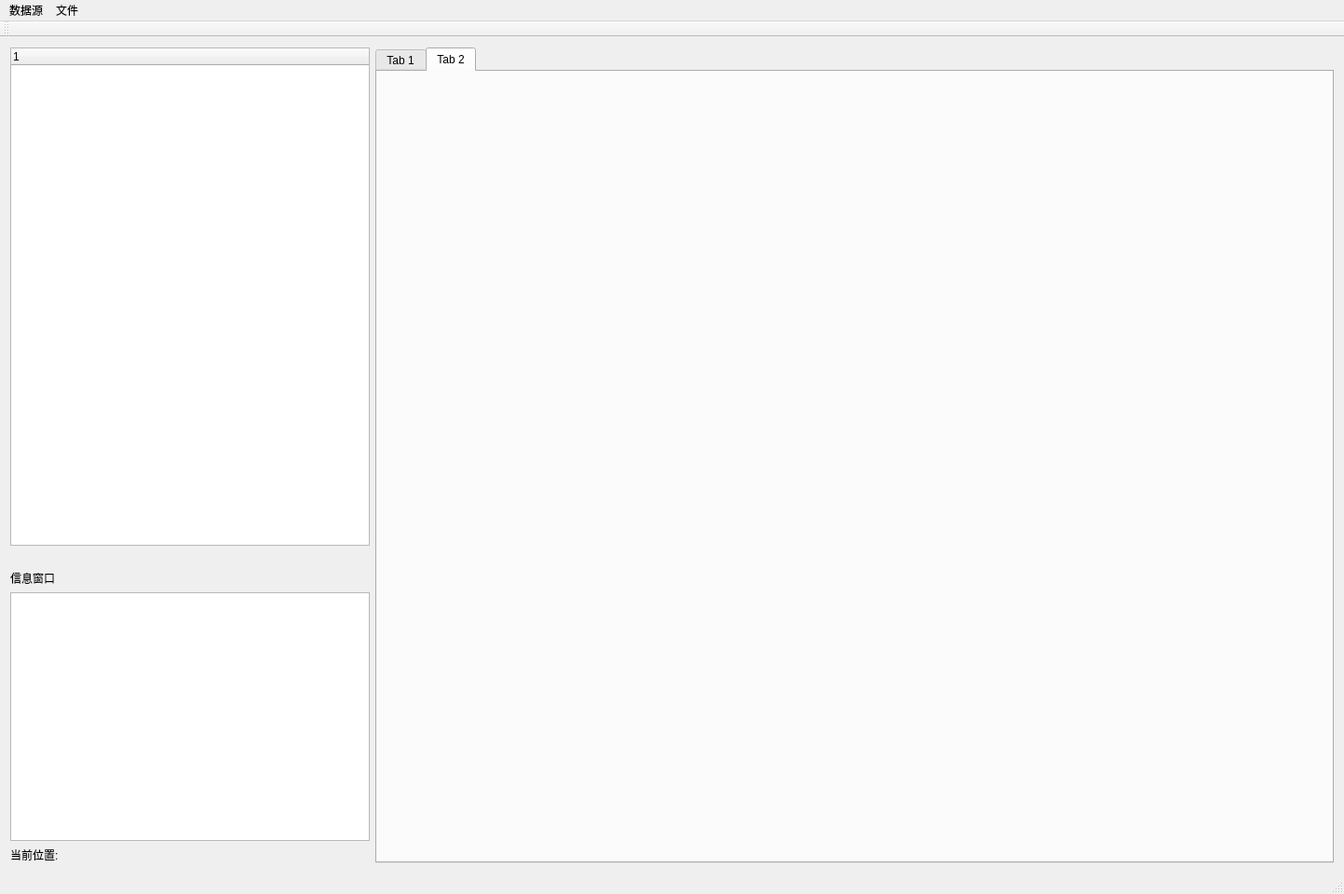
<?xml version="1.0" encoding="UTF-8"?>
<ui version="4.0">
 <class>GeoJsonPareseClass</class>
 <widget class="QMainWindow" name="GeoJsonPareseClass">
  <property name="geometry">
   <rect>
    <x>0</x>
    <y>0</y>
    <width>1443</width>
    <height>960</height>
   </rect>
  </property>
  <property name="windowTitle">
   <string>GeoJsonParese</string>
  </property>
  <widget class="QWidget" name="centralWidget">
   <layout class="QHBoxLayout" name="horizontalLayout" stretch="3,8">
    <item>
     <layout class="QVBoxLayout" name="verticalLayout_3" stretch="8,0,0,4,0">
      <item>
       <widget class="QTreeWidget" name="treeWidget">
        <property name="contextMenuPolicy">
         <enum>Qt::CustomContextMenu</enum>
        </property>
        <column>
         <property name="text">
          <string notr="true">1</string>
         </property>
        </column>
       </widget>
      </item>
      <item>
       <widget class="QLabel" name="label_2">
        <property name="text">
         <string/>
        </property>
       </widget>
      </item>
      <item>
       <widget class="QLabel" name="label">
        <property name="text">
         <string>信息窗口</string>
        </property>
       </widget>
      </item>
      <item>
       <widget class="QTextBrowser" name="textBrowser"/>
      </item>
      <item>
       <widget class="QLabel" name="label_3">
        <property name="text">
         <string>当前位置:</string>
        </property>
       </widget>
      </item>
     </layout>
    </item>
    <item>
     <widget class="QTabWidget" name="tabWidget">
      <property name="currentIndex">
       <number>1</number>
      </property>
      <widget class="QWidget" name="tab">
       <attribute name="title">
        <string>Tab 1</string>
       </attribute>
      </widget>
      <widget class="QWidget" name="tab_2">
       <attribute name="title">
        <string>Tab 2</string>
       </attribute>
      </widget>
     </widget>
    </item>
   </layout>
  </widget>
  <widget class="QMenuBar" name="menuBar">
   <property name="geometry">
    <rect>
     <x>0</x>
     <y>0</y>
     <width>1443</width>
     <height>26</height>
    </rect>
   </property>
   <widget class="QMenu" name="menu">
    <property name="title">
     <string>数据源</string>
    </property>
    <addaction name="action_2"/>
    <addaction name="action_shp"/>
    <addaction name="action_PostgreSQL"/>
   </widget>
   <widget class="QMenu" name="menu_2">
    <property name="title">
     <string>文件</string>
    </property>
    <addaction name="actionShp_GeoJson"/>
    <addaction name="action"/>
   </widget>
   <addaction name="menu"/>
   <addaction name="menu_2"/>
  </widget>
  <widget class="QToolBar" name="mainToolBar">
   <attribute name="toolBarArea">
    <enum>TopToolBarArea</enum>
   </attribute>
   <attribute name="toolBarBreak">
    <bool>false</bool>
   </attribute>
  </widget>
  <widget class="QStatusBar" name="statusBar"/>
  <action name="action_2">
   <property name="text">
    <string>读取GeoJson文件</string>
   </property>
  </action>
  <action name="action_shp">
   <property name="text">
    <string>读取shp文件</string>
   </property>
  </action>
  <action name="action_PostgreSQL">
   <property name="text">
    <string>连接PostgreSQL</string>
   </property>
  </action>
  <action name="actionShp_GeoJson">
   <property name="text">
    <string>shp转GeoJson</string>
   </property>
  </action>
  <action name="action_Gdal_GeoJson">
   <property name="text">
    <string>使用Gdal读取GeoJson</string>
   </property>
  </action>
  <action name="action">
   <property name="text">
    <string>新建窗口</string>
   </property>
  </action>
 </widget>
 <layoutdefault spacing="6" margin="11"/>
 <resources>
  <include location="geojsonparese.qrc"/>
 </resources>
 <connections/>
</ui>
